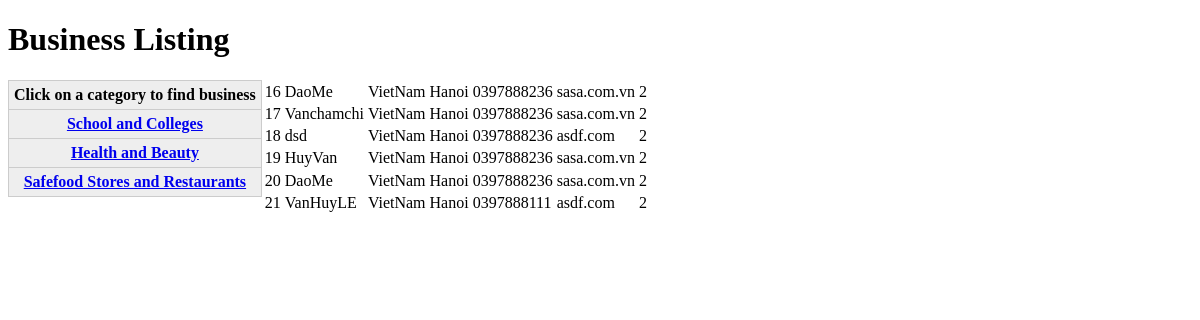
The app's page /Lab06/ex65/biz_listing.php?cat_id=2 with its own data.
### tables this page shows
CREATE TABLE `Categories` (
  `CategoryID` int NOT NULL,
  `Title` varchar(255) NOT NULL,
  `Description` varchar(255) NOT NULL
);

CREATE TABLE `Biz_Categories` (
  `BusinessID` int NOT NULL,
  `CategoryID` int NOT NULL
);

CREATE TABLE `Businesses` (
  `BusinessID` int NOT NULL,
  `Name` varchar(255) NOT NULL,
  `Address` varchar(255) DEFAULT NULL,
  `City` varchar(255) DEFAULT NULL,
  `Telephone` varchar(255) DEFAULT NULL,
  `URL` varchar(255) DEFAULT NULL
);

### Lab06/ex65/biz_listing.php (the view, shortened to what this page needs)
<!DOCTYPE html>
<html lang="en">
    <head>
        <link rel="stylesheet" href="main.css">
    </head>
    <body>
        <?php
        $server = 'localhost';
        $user = 'phppgm';
        $pass = 'mypasswd';
        $mydb = 'business_service';
        $con = mysqli_connect($server, $user, $pass, $mydb);
        $sql = "SELECT CategoryID as catid ,Title FROM Categories";
        $result = mysqli_query($con, $sql);
        print '<h1>Business Listing</h1>';
        echo '<form method="GET" action="biz_listing.php">';
        echo '<div class="biz_list-container">';
        print '<div class = "container-categories">';
        if (mysqli_num_rows($result) > 0) {
            echo '<form method="GET" action="biz_listing.php">';
            echo '<table cellpadding="0" cellspacing="0" class="db-table">';
            echo '<tr><th>Click on a category to find business</th></tr>';
            while ($row = mysqli_fetch_assoc($result)) {
                foreach ($result as $cat) {
                    echo "<tr><th><a href=\"?cat_id={$cat['catid']}\"> {$cat['Title']} </a></th></tr>";
                }
            }
            echo '</table><br />';
            echo '</form>';
        }
        print '</div>';
        if (isset($_GET['cat_id'])) {
            $cat_id = $_GET['cat_id'];
            $sql2 = "SELECT B.*, BC.* from Businesses AS B
            JOIN Biz_Categories BC on B.BusinessID = BC.BusinessID
            JOIN Categories c on c.CategoryID = BC.CategoryID
            WHERE c.CategoryID = $cat_id";
            $result2 = mysqli_query($con, $sql2);
            print '<table class="biz-list-table">';
            while ($row = mysqli_fetch_assoc($result2)) {
                echo '<tr>';
                foreach ($row as $field) {
                    print '<td>' . $field . '</td>';
                }
                echo '</tr>';
            }
            print '</table>';
        }
        ?>
    </body>
</html>

### Lab06/ex65/main.css (style rules this page uses)
.biz_list-container { display: flex; }
table.db-table { border-right:1px solid #ccc; border-bottom:1px solid #ccc; }
table.db-table th { background:#eee; padding:5px; border-left:1px solid #ccc; border-top:1px solid #ccc; }

### records on screen
categories: Title "School and Colleges"
categories: Title "Health and Beauty"
categories: Title "Safefood Stores and Restaurants"
biz_categories: field "16", BusinessID.Name "DaoMe", BusinessID.Address "VietNam", BusinessID.City "Hanoi", BusinessID.Telephone "0397888236", BusinessID.URL "sasa.com.vn", CategoryID "2"
biz_categories: field "17", BusinessID.Name "Vanchamchi", BusinessID.Address "VietNam", BusinessID.City "Hanoi", BusinessID.Telephone "0397888236", BusinessID.URL "sasa.com.vn", CategoryID "2"
biz_categories: field "18", BusinessID.Name "dsd", BusinessID.Address "VietNam", BusinessID.City "Hanoi", BusinessID.Telephone "0397888236", BusinessID.URL "asdf.com", CategoryID "2"
biz_categories: field "19", BusinessID.Name "HuyVan", BusinessID.Address "VietNam", BusinessID.City "Hanoi", BusinessID.Telephone "0397888236", BusinessID.URL "sasa.com.vn", CategoryID "2"
biz_categories: field "20", BusinessID.Name "DaoMe", BusinessID.Address "VietNam", BusinessID.City "Hanoi", BusinessID.Telephone "0397888236", BusinessID.URL "sasa.com.vn", CategoryID "2"
biz_categories: field "21", BusinessID.Name "VanHuyLE", BusinessID.Address "VietNam", BusinessID.City "Hanoi", BusinessID.Telephone "0397888111", BusinessID.URL "asdf.com", CategoryID "2"
